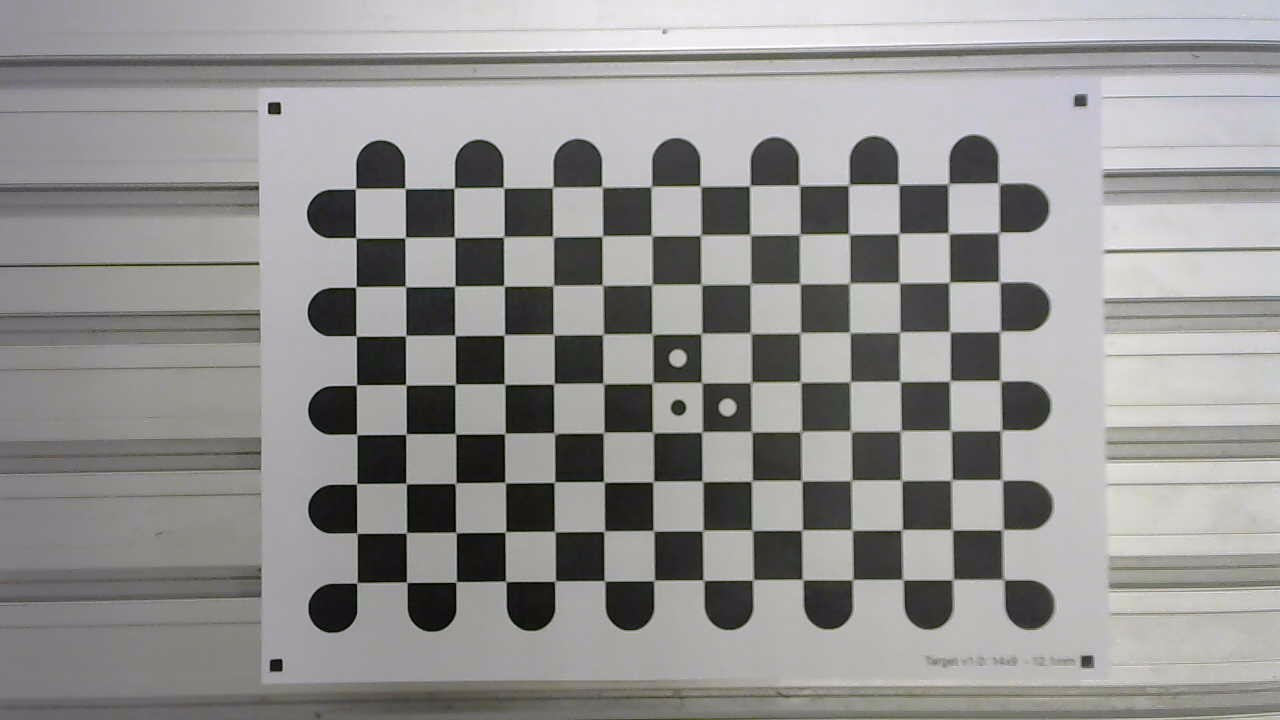
#> input picture A.png, 1280 x 720 px; its folder holds only this picture in this run
$ python -i pose_estimation.py   (imports and definitions only)
#> lines starting #> are read from the running program, lines starting #| are printed output that depends on the picture; after the words box and inside, x2 and y2 are one past the last pixel; in counts of white or black regions, pixels touching at a corner belong together
#> further down, picture is the input picture: shape (720, 1280, 3); mean B, G, R 145.7, 146.7, 147.7
import cv2 as cv
import numpy as np
import glob

CHECKERBOARD_WIDTH = 9
CHECKERBOARD_HEIGHT = 14
SQUARE_SIZE = 0.017
criteria = (cv.TERM_CRITERIA_EPS + cv.TERM_CRITERIA_MAX_ITER, 30, 0.001)


# [11 lines left out: function objpgen, not called in this run]


def prepareimage(img):
    lwr = np.array([0, 0, 0])
    upr = np.array([255, 100, 150])
    hsv = cv.cvtColor(img, cv.COLOR_BGR2HSV)
#> hsv: shape (720, 1280, 3); mean H, S, V 78.5, 11.5, 148.8
    msk = cv.inRange(hsv, lwr, upr)
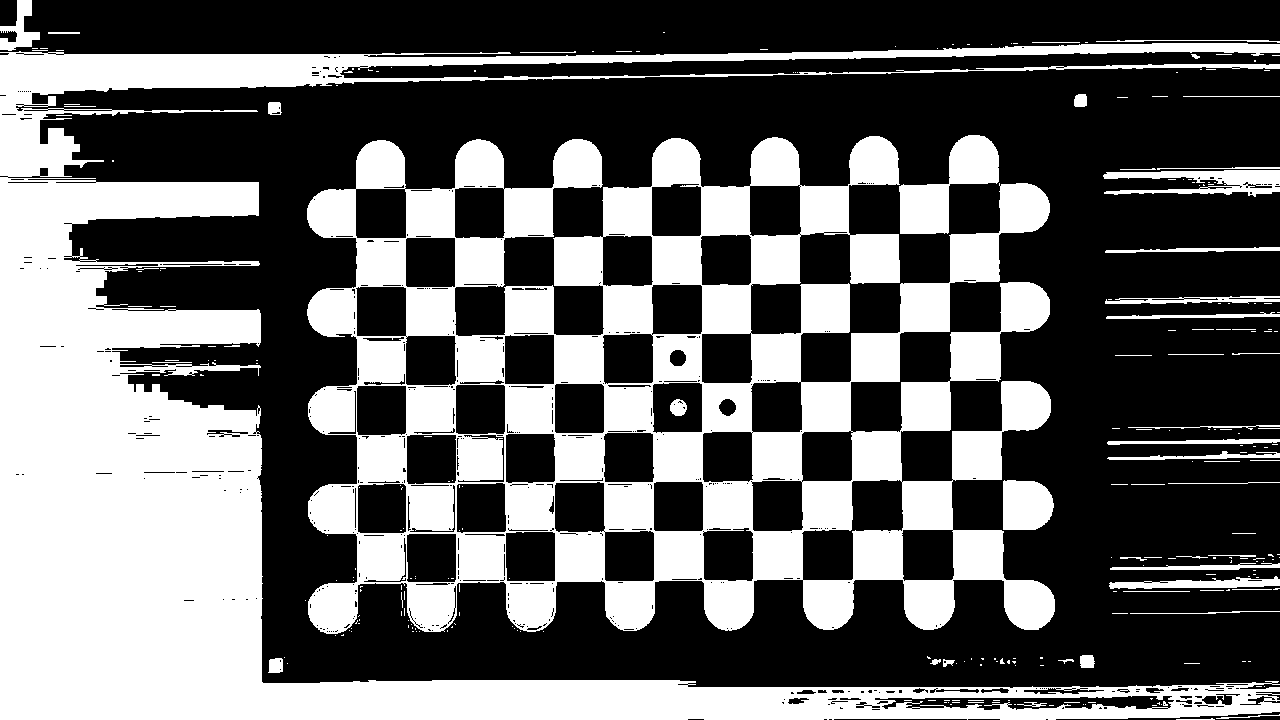
#> msk: shape (720, 1280); 39.6% white; 270 white regions (214 under 20 px), largest, box (x1, y1, x2, y2) and area: (0, 43, 1280, 720) 177751, (307, 136, 1055, 634) 167840, (899, 135, 999, 234) 4597
    krn = cv.getStructuringElement(cv.MORPH_RECT, (50, 30))
    dlt = cv.dilate(msk, krn, iterations=5)
#> dlt: shape (720, 1280); every value is 255
    res = 255 - cv.bitwise_and(dlt, msk)
    return np.uint8(res)


# === CALIBRATE CAMERA ============================================================================

# [102 lines left out: functions calibrate, findpose, worldposecalc, not called in this run]

>>> import cv2
>>> picture = cv2.imread('A.png')
>>> result = prepareimage(picture)

$ run again, on B.png
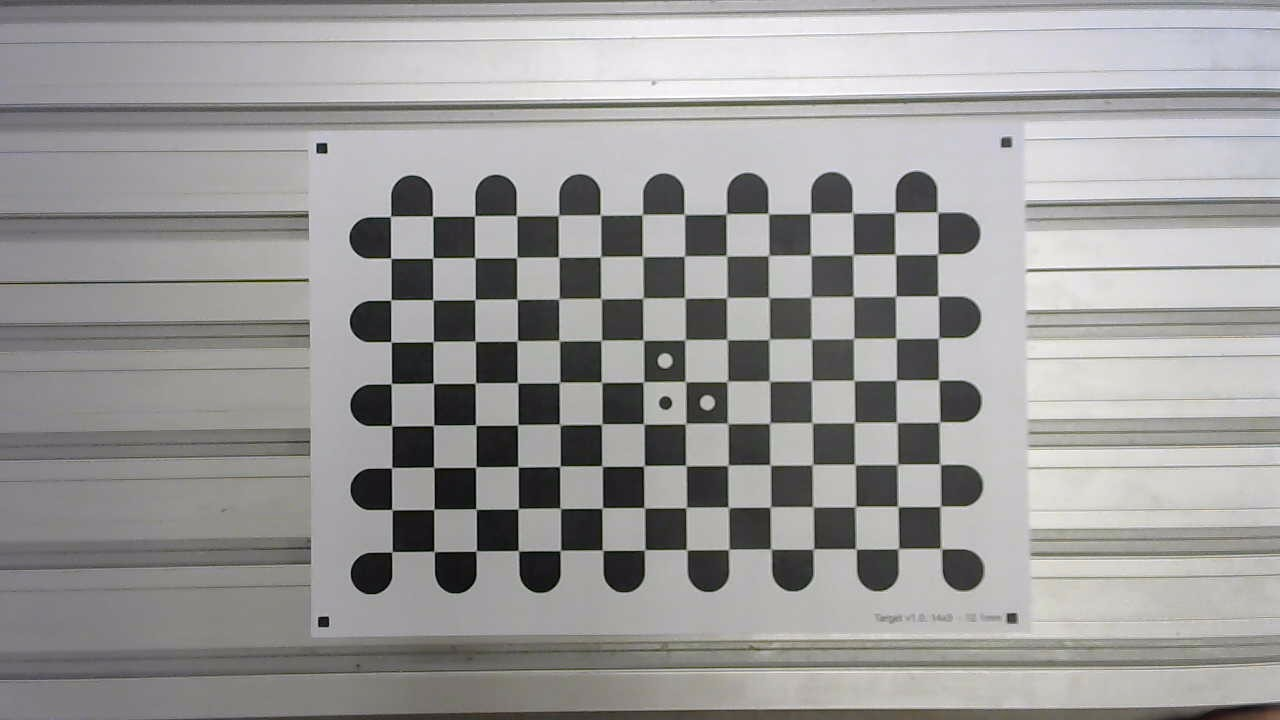
#> input picture B.png, 1280 x 720 px
#> picture is the input picture: shape (720, 1280, 3); mean B, G, R 153.4, 153.8, 154.9
#> hsv: shape (720, 1280, 3); mean H, S, V 84.3, 10.4, 156.3
#> in prepareimage, `msk = cv.inRange(hsv, lwr, upr)`:
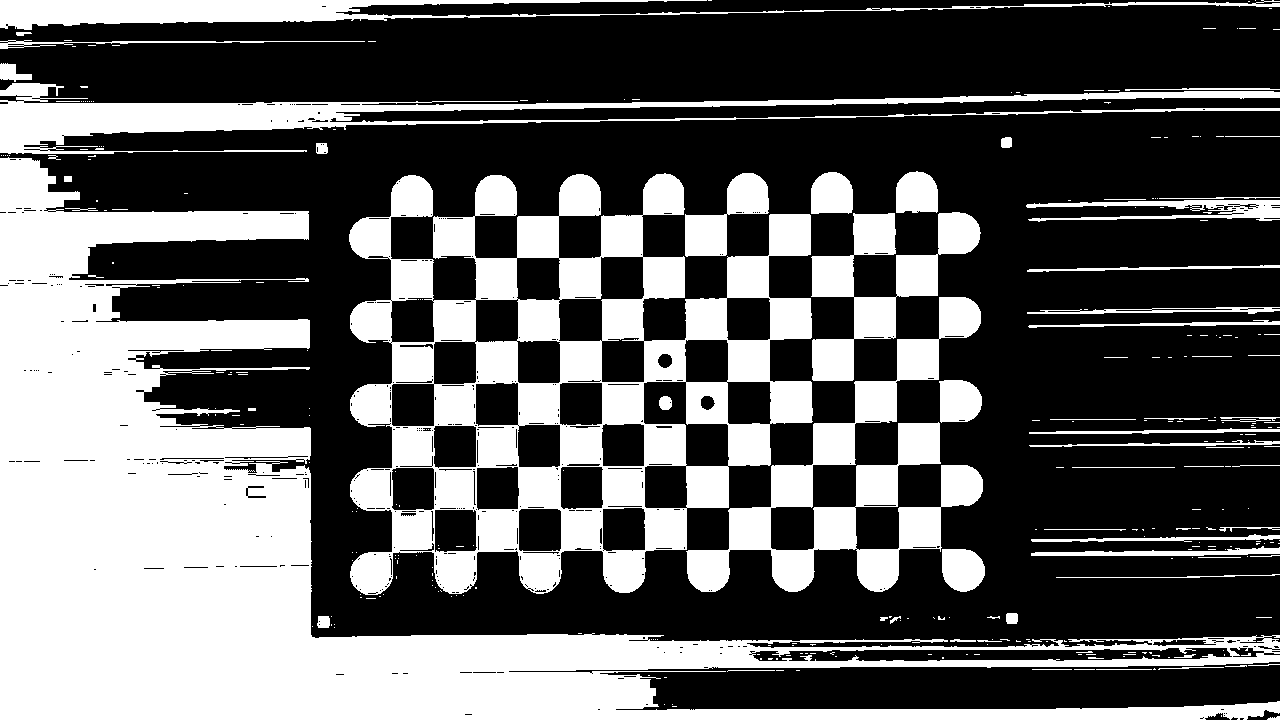
#> msk: shape (720, 1280); 37.8% white; 318 white regions (246 under 20 px), largest, box (x1, y1, x2, y2) and area: (0, 157, 1280, 720) 177977, (349, 173, 813, 595) 82483, (686, 297, 983, 592) 23750
#> dlt: shape (720, 1280); every value is 255

$ run again, on C.png
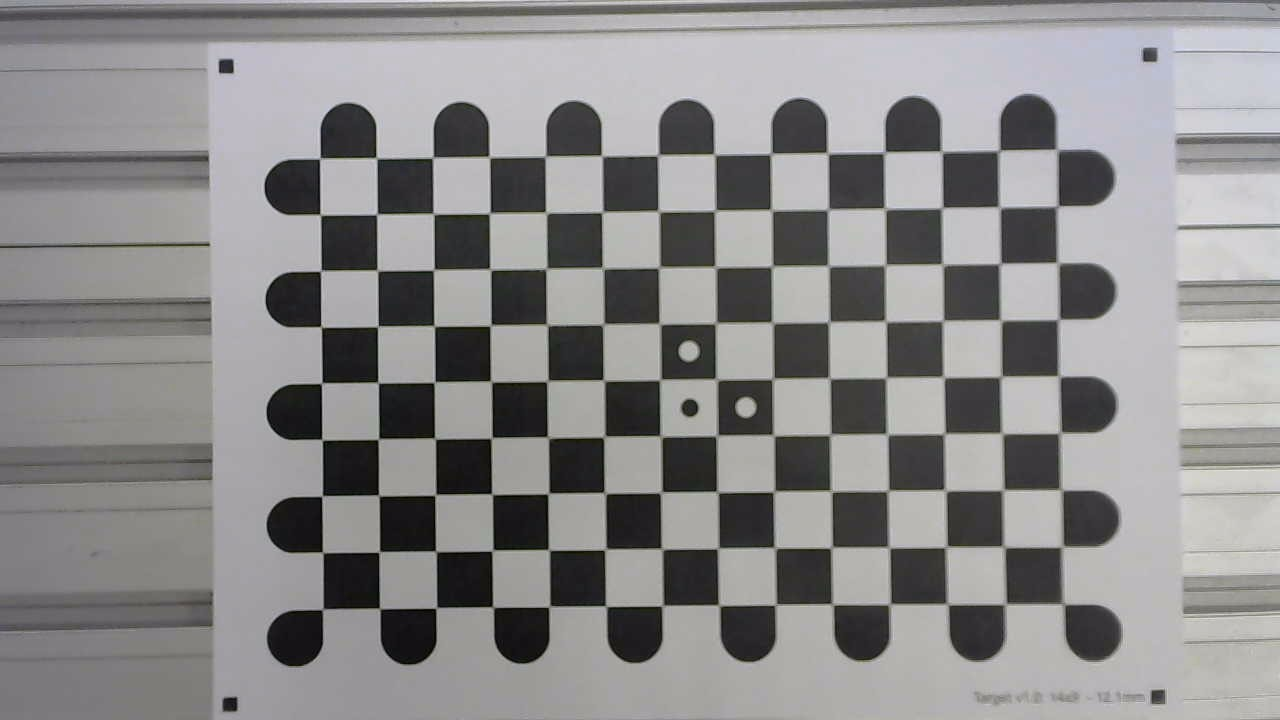
#> input picture C.png, 1280 x 720 px
#> picture is the input picture: shape (720, 1280, 3); mean B, G, R 138.9, 138.5, 139.6
#> hsv: shape (720, 1280, 3); mean H, S, V 89.7, 11.3, 141.2
#> in prepareimage, `msk = cv.inRange(hsv, lwr, upr)`:
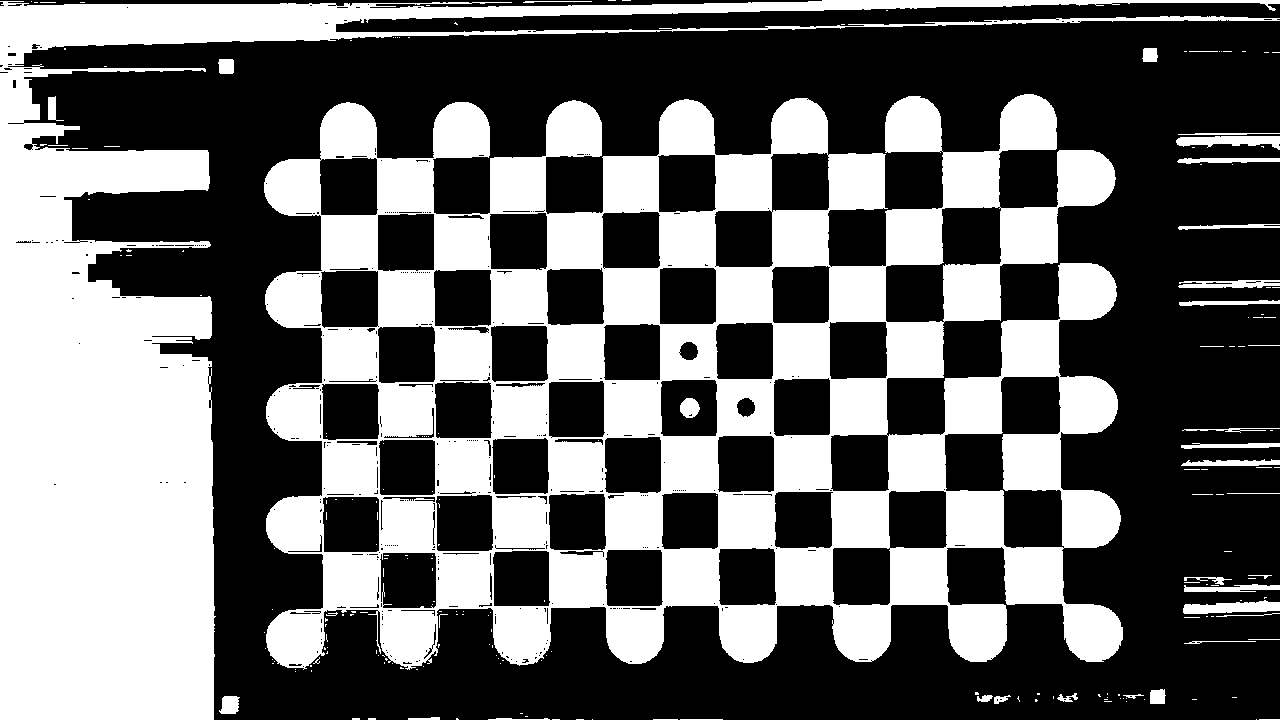
#> msk: shape (720, 1280); 41.1% white; 215 white regions (173 under 20 px), largest, box (x1, y1, x2, y2) and area: (264, 94, 1123, 670) 233756, (0, 0, 1280, 720) 136676, (1183, 600, 1280, 614) 928
#> dlt: shape (720, 1280); every value is 255

$ run again, on D.png
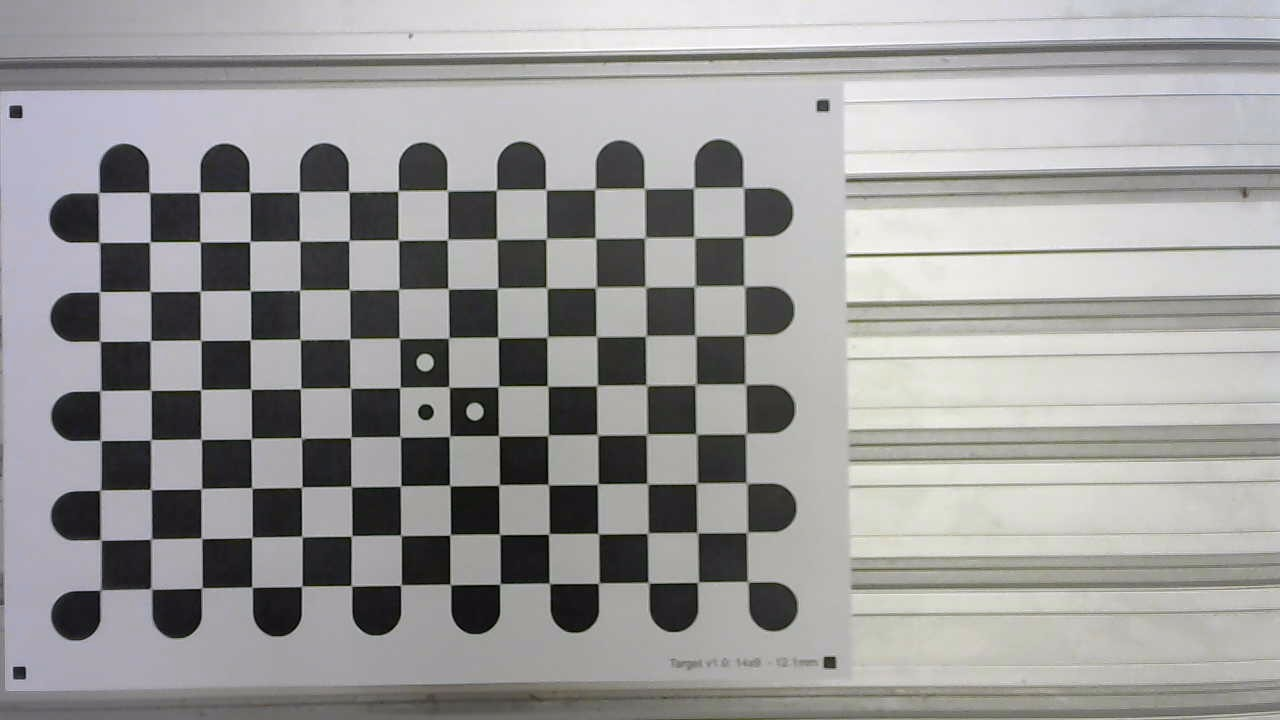
#> input picture D.png, 1280 x 720 px
#> picture is the input picture: shape (720, 1280, 3); mean B, G, R 155.1, 155.4, 156.2
#> hsv: shape (720, 1280, 3); mean H, S, V 81.4, 13.1, 158.5
#> in prepareimage, `msk = cv.inRange(hsv, lwr, upr)`:
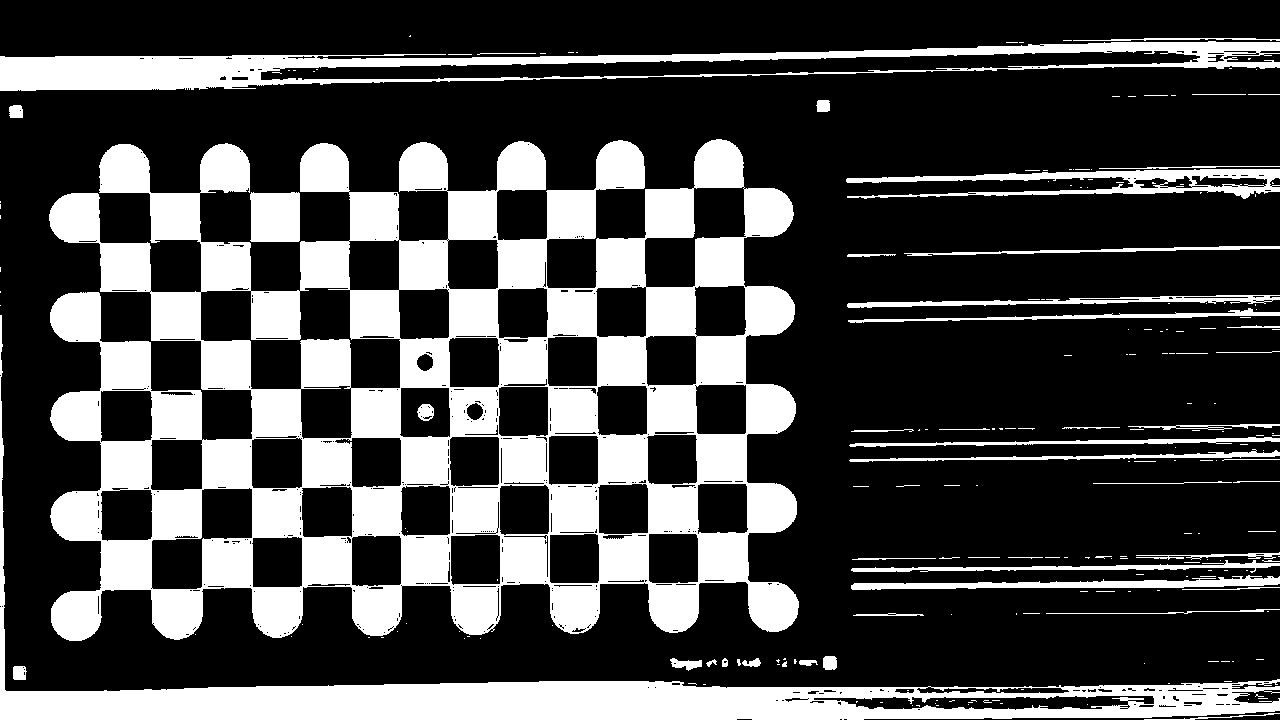
#> msk: shape (720, 1280); 28.1% white; 215 white regions (159 under 20 px), largest, box (x1, y1, x2, y2) and area: (49, 139, 799, 641) 173889, (0, 315, 1280, 720) 39289, (0, 41, 1280, 91) 20756
#> dlt: shape (720, 1280); every value is 255
